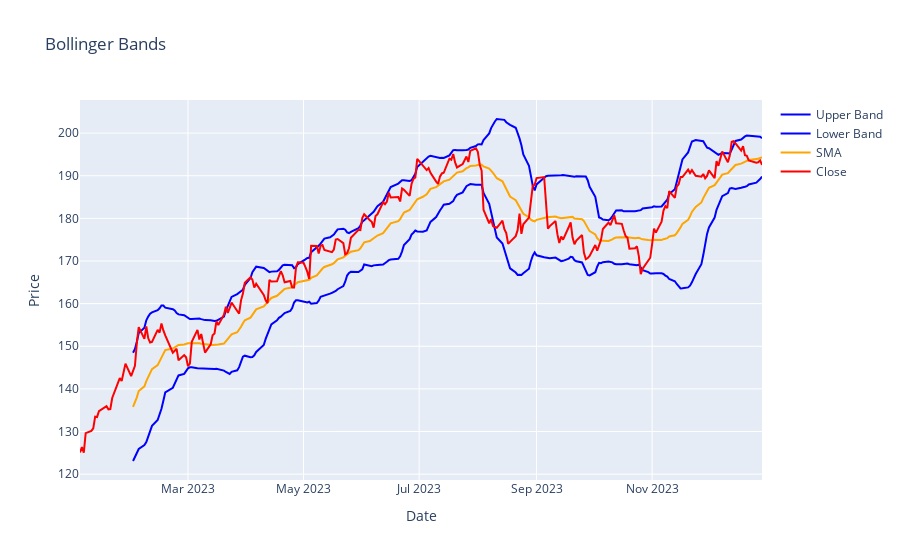

Notebook cell for this chart:
### Code cell
import plotly.graph_objs as go

# Create traces for Bollinger Bands
trace_upper = go.Scatter(x=df1.index, y=df1['bb_upper'], mode='lines', name='Upper Band', line=dict(color='blue'))
trace_lower = go.Scatter(x=df1.index, y=df1['bb_lower'], mode='lines', name='Lower Band', line=dict(color='blue'))
trace_sma = go.Scatter(x=df1.index, y=df1['sma_20'], mode='lines', name='SMA', line=dict(color='orange'))
trace_close = go.Scatter(x=df1.index, y=df1['Close'], mode='lines', name='Close', line=dict(color='red'))

# Plotting
fig = go.Figure(data=[trace_upper, trace_lower, trace_sma,trace_close])
fig.update_layout(title='Bollinger Bands', xaxis_title='Date', yaxis_title='Price')
fig.show()

### Figure 1 — Plotly figure (JSON) as saved in the notebook; plotly's stock layout.template omitted (floating-point values rounded to 4 significant figures; data arrays with more than 128 entries replaced by an {"elided": "..."} marker saying what was removed)
{"data": [{"line": {"color": "blue"}, "mode": "lines", "name": "Upper Band", "type": "scatter", "x": {"elided": "250 str values"}, "y": {"elided": "250 float values"}}, {"line": {"color": "blue"}, "mode": "lines", "name": "Lower Band", "type": "scatter", "x": {"elided": "250 str values"}, "y": {"elided": "250 float values"}}, {"line": {"color": "orange"}, "mode": "lines", "name": "SMA", "type": "scatter", "x": {"elided": "250 str values"}, "y": {"elided": "250 float values"}}, {"line": {"color": "red"}, "mode": "lines", "name": "Close", "type": "scatter", "x": {"elided": "250 str values"}, "y": {"elided": "250 float values"}}], "layout": {"title": {"text": "Bollinger Bands"}, "xaxis": {"title": {"text": "Date"}}, "yaxis": {"title": {"text": "Price"}}}}
